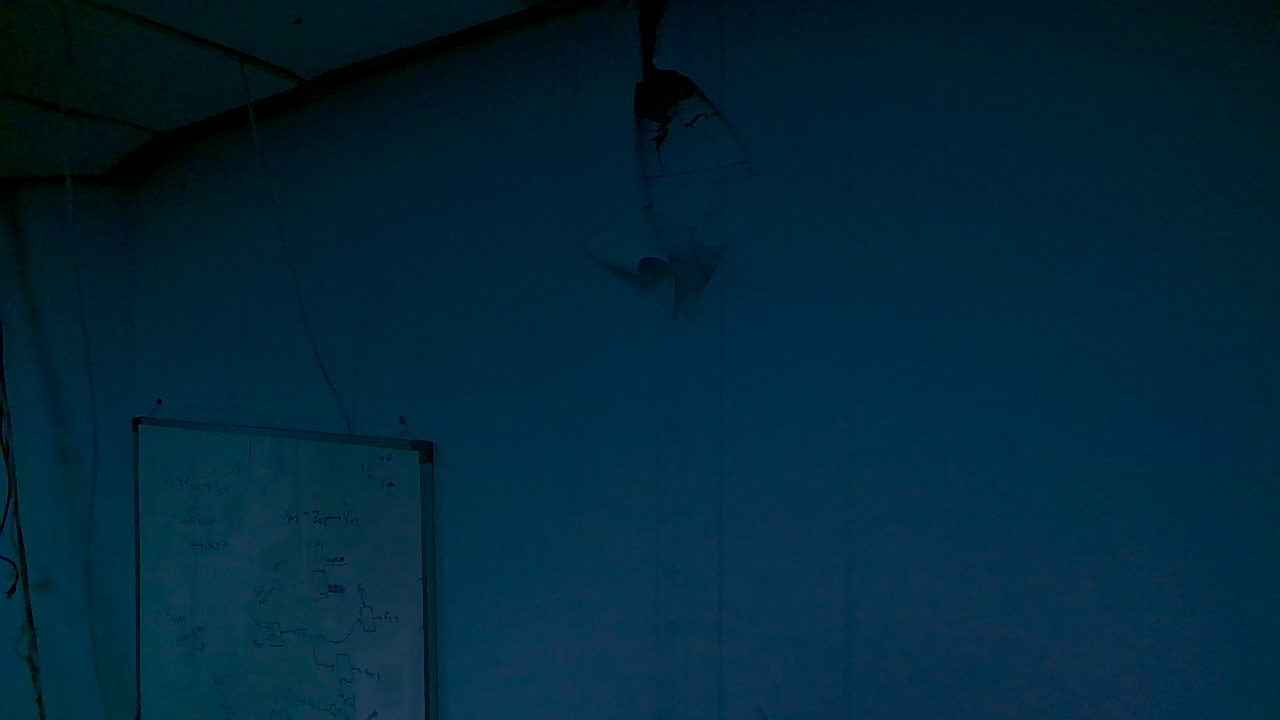
#> input picture src/stitch/hello/cam5.png, 1280 x 720 px
$ python autostitcher.py
#> lines starting #> are read from the running program, lines starting #| are printed output that depends on the picture
# Stitches 5 images from the RL project into a panorama
# Image order: 5, 3, 4, 2, 1

import cv2
import numpy as np
from math import sqrt
from PIL import Image
import wand.image
import matplotlib.pyplot as plt


def autostitch(filename="testpanorama.png"):
    #INPUT
#> called with filename = 'testpanorama.png'
    images = []
    paths = ["hello/cam5.png", "hello/cam3.png", "hello/cam4.png",
             "hello/cam2.png", "hello/cam1.png"]
    for path in paths:
        newImg = cv2.imread(path)
#> newImg is the input picture: shape (720, 1280, 3); mean B, G, R 56.9, 38.5, 2.3
        images.append(newImg)

    outName = filename
#> outName = 'testpanorama.png'

    # INITIALIZATION
    h, w = images[0].shape[:2]
#> h = 720; w = 1280
    # Intrinsic F parameters for each image
    fx = [664, 519, 1357, 446, 645]
    fy = [661, 532, 1314, 451, 622]
    barrelDistort = (0.0, 0.0, 0.0, 1.0, 0.0, 0.0, 0.1, 0.5)

    # Rotation and translation parameters for each image
    rotXval = 90
    rotYval = [69, 67, 90, 96, 113]
    rotZval = 90
    distXval = [1568, 1575, 500, 0, -600]
    distYval = 500
    distZval = 500

    # Points used to transpose each rotated image to the flat 1280x720 canvas
    srcPts = [[[500, 0], [500, 704], [1200, 544], [1200, 150]],
              [[540, 0], [540, 720], [1188, 543], [1188, 180]],
              [],
              [[1, 98], [1, 625], [1092, 720], [1092, 0]],
              [[210, 190], [210, 532], [798, 710], [798, 12]]]
    outputPts = np.float32([[0, 0],
                            [0, 720],
                            [1280, 720],
                            [1280, 0]])


    # TRANPOSE IMAGES
    dst = []
    # Rotate each image according to the parameters and then flatten it
    for i in range(0, len(images)):
        # Convert parameters to the appropriate values
        rotX = (rotXval - 90)*np.pi/180
        rotY = (rotYval[i] - 90)*np.pi/180
        rotZ = (rotZval - 90)*np.pi/180
        distX = distXval[i] - 500
        distY = distYval - 500
        distZ = distZval - 500

        # Camera intrinsic matrix
        f = sqrt((fx[i] * fx[i]) + (fy[i] * fy[i]))
        K = np.array([[fx[i], 0, w/2, 0],
                    [0, fy[i], h/2, 0],
                    [0, 0,   1, 0]])
        # K inverse
        Kinv = np.zeros((4,3))
        Kinv[:3,:3] = np.linalg.inv(K[:3,:3])*f
        Kinv[-1,:] = [0, 0, 1]

        # Rotation matrices around the X,Y,Z axis
        RX = np.array([[1,           0,            0, 0],
                        [0,np.cos(rotX),-np.sin(rotX), 0],
                        [0,np.sin(rotX),np.cos(rotX) , 0],
                        [0,           0,            0, 1]])
        RY = np.array([[ np.cos(rotY), 0, np.sin(rotY), 0],
                        [            0, 1,            0, 0],
                        [ -np.sin(rotY), 0, np.cos(rotY), 0],
                        [            0, 0,            0, 1]])
        RZ = np.array([[ np.cos(rotZ), -np.sin(rotZ), 0, 0],
                        [ np.sin(rotZ), np.cos(rotZ), 0, 0],
                        [            0,            0, 1, 0],
                        [            0,            0, 0, 1]])
        R = np.linalg.multi_dot([ RX , RY , RZ ])

        # Translation matrix
        T = np.array([[1,0,0,distX],
                        [0,1,0,distY],
                        [0,0,1,distZ],
                        [0,0,0,1]])

        # Apply calculated homography matrix to get the image with new perspective
        H = np.linalg.multi_dot([K, R, T, Kinv])
        midImg = np.zeros_like(images[i])
        cv2.warpPerspective(images[i], H, (w, h), midImg, cv2.INTER_NEAREST,
                            cv2.BORDER_CONSTANT, 0)

        # Middle image that doesn't need further adjustment
        if i == 2:
            distImg = wand.image.Image.from_array(midImg)
            distImg.distort("barrel", barrelDistort)
            dst.append(np.array(distImg))
            continue

        # Flatten the image back to a 1280x720 sized image
        finalImg = np.zeros_like(images[i])
        inputPts = np.float32([srcPts[i][0], srcPts[i][1], srcPts[i][2], srcPts[i][3]])
        M = cv2.getPerspectiveTransform(inputPts, outputPts)
        cv2.warpPerspective(midImg, M, (1280, 720), finalImg, cv2.INTER_LINEAR)

        # Apply barrel distortion
        distImg = wand.image.Image.from_array(finalImg)
        distImg.distort("barrel", barrelDistort)
        finalImg = np.array(distImg)

        dst.append(finalImg)
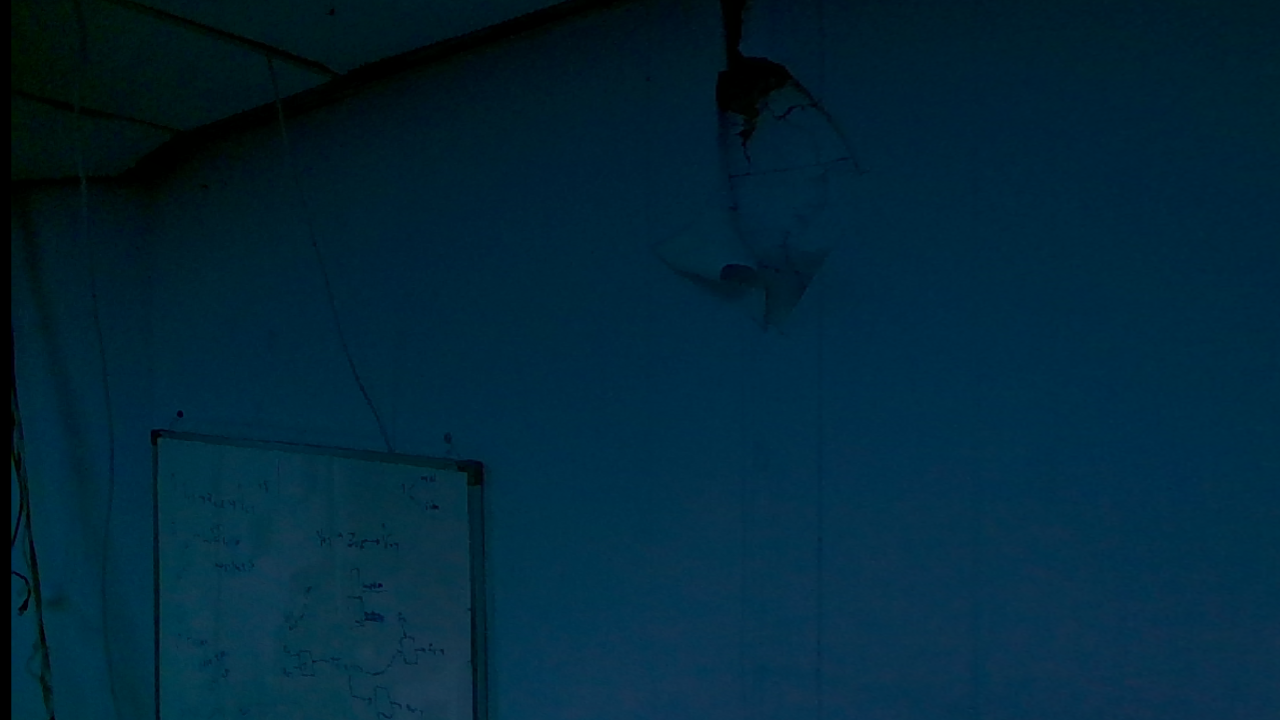
#> finalImg: shape (720, 1280, 3); mean of channels 0, 1, 2 56.3, 38, 2.1; drawn as B, G, R
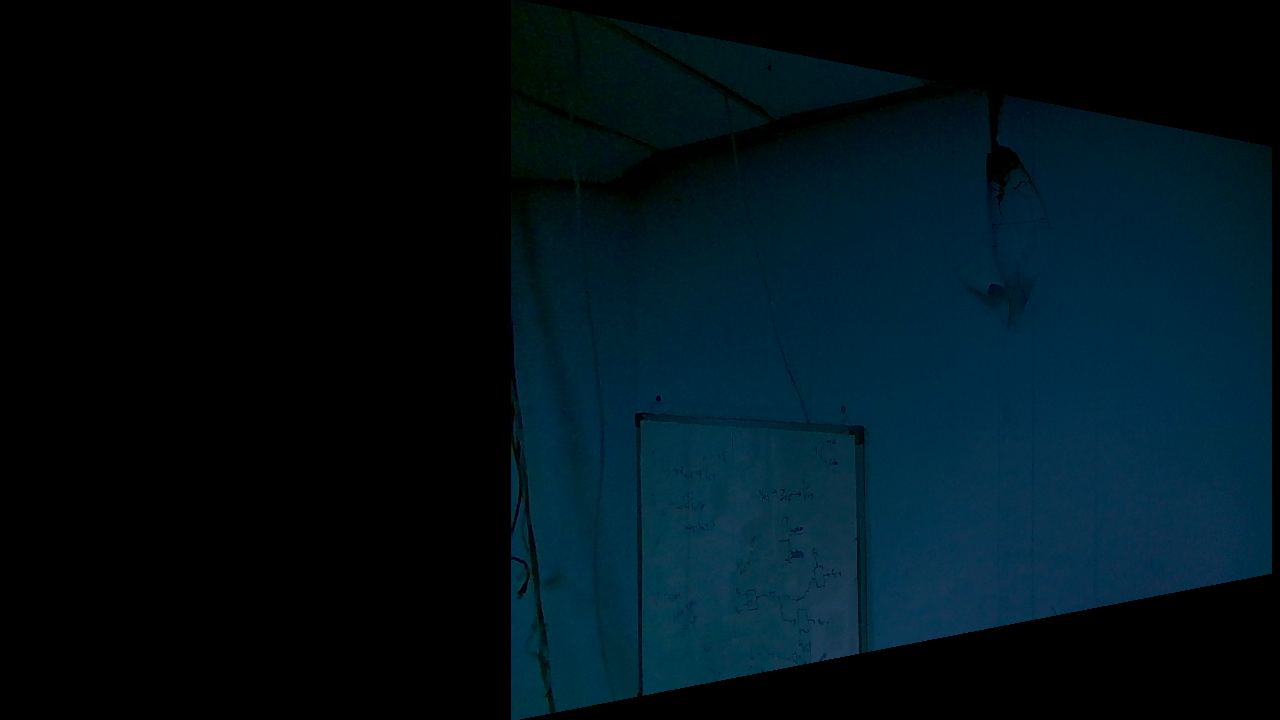
#> midImg: shape (720, 1280, 3); mean of channels 0, 1, 2 25.6, 17.7, 1; drawn as B, G, R
        #cv2.imshow("Image " + str(i), finalImg)
        #cv2.waitKey(0)


    # BLEND (using laplacian pyramids)
    """
    # Generate Laplacian pyramids for each image
    lps = []
    print("Original size:", dst[0].shape)
    print("PyrDown sizes:")
    for img in range(len(dst)):
        # Gaussian pyramid
        imgCopy = dst[img].copy()
        imgGs = [imgCopy]
        for i in range(6):
            imgCopy = cv2.pyrDown(imgCopy)
            imgGs.append(imgCopy)
            if img == 0:
                print(imgCopy.shape)

        if img == 0:
            print("PyrUp Sizes:")
        # Laplacian pyramid
        imgCopy = imgGs[5].copy()
        imgLs = [imgCopy]
        for i in range(5, 0, -1):
            expandedGaussian = cv2.pyrUp(imgGs[i])
            if expandedGaussian.shape[0] == 46:
                expandedGaussian = expandedGaussian[:45, :, :]
            imgLs.append(cv2.subtract(imgGs[i - 1], expandedGaussian))
            if img == 0:
                print(expandedGaussian.shape)
        lps.append(imgLs)

    # Blend the images together
    testBlend = []
    n = 0
    for test1Lap, test2Lap in zip(lps[0], lps[1]):
        n += 1
        cols, rows, ch = test1Lap.shape
        lapl = np.hstack((test1Lap, test2Lap))
        testBlend.append(lapl)

    testReconstruct = testBlend[0].copy()
    for i in range(1, 6):
        testReconstruct = cv2.pyrUp(testReconstruct)
        if testReconstruct.shape[0] == 46:
                testReconstruct = testReconstruct[:45, :, :]
        print(testReconstruct.shape, testBlend[i].shape)
        col, row, ch = testReconstruct.shape
        testReconstruct = cv2.add(testBlend[i][:col, :row, :],
                                    testReconstruct)
    print(testReconstruct.shape)
    cv2.imwrite("test.png", testReconstruct[:, :, ::-1])
    """


    # BLEND (using exponential value averaging)
    shifts = [1160, 1010, 1110, 900]
    blendedDst = []
    for i in range(0, len(dst) - 1):
        # Fade in the next image based on column number
        temp = dst[i].copy()
        for col in range(w):
            if col < shifts[i]:
                continue
            else:
                alpha = (col - shifts[i]) / (1280 - shifts[i])
                newCol = (temp[:, col, :] * (1.0 - alpha)) + \
                            (dst[i + 1][:, col - shifts[i], :] * (alpha))
                temp[:, col, :] = newCol
        blendedDst.append(temp)
    blendedDst.append(dst[-1])


    # STITCH IMAGES
    panorama = Image.new("RGB", size=(5460, h), color=(0, 0, 0))
    # Shifts each image over the right amount
    newShifts = [(0, 0), (1140, 0), (2150, 0), (3260, 0), (4230, 0)]
    # Adds each image to panorama cameras starting from the outside images
    for i in range(len(blendedDst) - 1, -1, -1):
        insertImg = Image.fromarray(cv2.cvtColor(blendedDst[i], cv2.COLOR_BGR2RGB))
        panorama.paste(insertImg, newShifts[i])

    panorama.save(outName)

if __name__ == "__main__":
    autostitch()
#> (the call stopped at in autostitch, `distImg = wand.image.Image.from_array(finalImg)`: wand is not available in this run)
